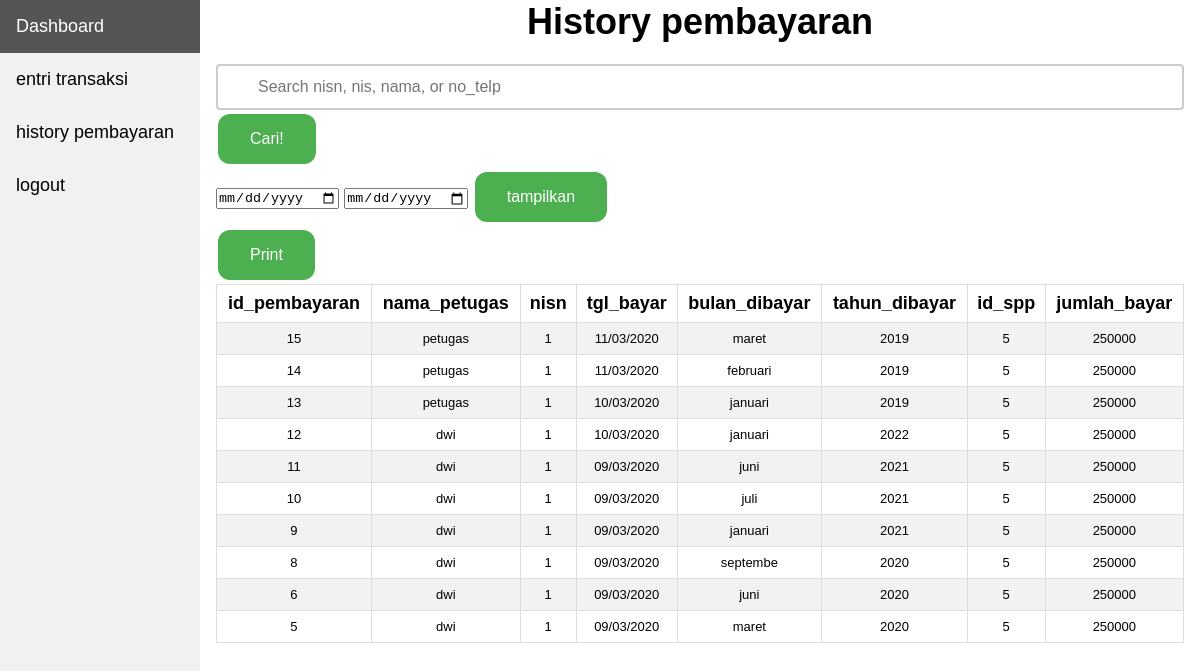
Screenshot of /petugas/history_pembayaran.php (signed in) with the database file from the repository.
### tables this page shows
CREATE TABLE IF NOT EXISTS `pembayaran` (
  `id_pembayaran` int(11) NOT NULL AUTO_INCREMENT,
  `id_petugas` int(11) DEFAULT NULL,
  `nisn` varchar(10) NOT NULL,
  `tgl_bayar` date NOT NULL,
  `bulan_dibayar` varchar(8) NOT NULL,
  `tahun_dibayar` varchar(4) NOT NULL,
  `id_spp` int(11) DEFAULT NULL,
  `jumlah_bayar` int(11) NOT NULL,
  PRIMARY KEY (`id_pembayaran`),
  KEY `id_petugas` (`id_petugas`,`nisn`,`id_spp`),
  KEY `nisn` (`nisn`),
  KEY `id_spp` (`id_spp`)
);

CREATE TABLE IF NOT EXISTS `petugas` (
  `id_petugas` int(11) NOT NULL AUTO_INCREMENT,
  `username` varchar(25) NOT NULL,
  `password` varchar(32) NOT NULL,
  `nama_petugas` varchar(35) NOT NULL,
  `level` enum('admin','petugas') NOT NULL,
  PRIMARY KEY (`id_petugas`),
  UNIQUE KEY `username` (`username`)
);

### functions/functions.php (called while the page is built, shortened)
<?php
$conn = mysqli_connect("localhost", "root", "", "db_spp");
function query($query) {
	global $conn;
	$result = mysqli_query($conn, $query);
	$rows = array();
	while ( $row = mysqli_fetch_assoc($result) ) {
		$rows[] = $row;
	}
	return $rows;
}
 ?>

### petugas/history_pembayaran.php (the view, shortened to what this page needs)
<?php
require '../functions/functions.php';
$pembayaran = query("SELECT *  FROM `pembayaran` ORDER BY tgl_bayar DESC");
 ?>
<?php include 'header_petugas.php'; ?>
<!DOCTYPE html>
<html>
<head>
</head>
<link rel="stylesheet" type="text/css" href="../admin/css/style.css">
<body>
	<div class="content">
		<h1 class="1">History pembayaran</h1>
		<br>
<form method="post">
  <input type="text" class="input1" autofocus name="keyword" placeholder="Search nisn, nis, nama, or no_telp" autocomplete="off"id="keyword">
  <button type="submit" hidden="" name="cari" id="tombol-cari">Cari!</button>
</form>
<form method="post">
	<input type="date" name="date1" class="date">
	<input type="date" name="date2" class="date">
	<button type="submit" name="cari2" class="date">tampilkan</button>
</form>
<button class="date" onclick="myFunction()">Print</button>
		<table border="1" cellpadding="10" cellspacing="0  ">
 		<tr>
 			<th>id_pembayaran</th>
 			<th>nama_petugas</th>
 			<th>nisn</th>
 			<th>tgl_bayar</th>
			<th>bulan_dibayar</th>
			<th>tahun_dibayar</th>
			<th>id_spp</th>
			<th>jumlah_bayar</th>
 		</tr>
 		<?php foreach ($pembayaran as $row): ?>
 		<tr>
 			<td><?= $row["id_pembayaran"]; ?></td>
 			<?php
 			$nama = $row["id_petugas"];
 			$nama_petugas = query("SELECT nama_petugas FROM petugas WHERE id_petugas = '$nama'");
 			?>
 			<td><?= $nama_petugas[0]["nama_petugas"]; ?></td>
 			<td><?= $row["nisn"]; ?></td>
 			<?php $tgl = $row['tgl_bayar']; ?>
 			<td><?= date("d/m/Y", strtotime($tgl)); ?></td>
			<td><?= $row["bulan_dibayar"]; ?></td>
			<td><?= $row["tahun_dibayar"]; ?></td>
			<td><?= $row["id_spp"]; ?></td>
			<td><?= $row["jumlah_bayar"]; ?></td>
 		</tr>
 	<?php endforeach; ?>
 	</table>
	</div>
</body>
</html>

### admin/css/style.css (style rules this page uses)
* { padding:0; margin:0; }
body { font-family:Verdana, Geneva, sans-serif; font-size:18px; background-color:#FFF }
td { font-size: 13px; margin: 10px; }
input[type=text] { width: 130px; box-sizing: border-box; border: 2px solid #ccc; border-radius: 4px; font-size: 16px; background-color: white; background-image: url('searchicon.png'); background-position: 10px 10px; background-repeat: no-repeat; padding: 12px 20px 12px 40px; transition: width 0.4s ease-in-out; float: left; }
form .input1 { width: 100%; box-sizing: border-box; border: 2px solid #ccc; border-radius: 4px; font-size: 16px; background-color: white; background-image: url('searchicon.png'); background-position: 10px 10px; background-repeat: no-repeat; padding: 12px 20px 12px 40px; transition: width 0.4s ease-in-out; float: left; }
table { border-collapse: collapse; border-spacing: 0; width: 100%; border: 1px solid #ddd; float: left; }
th, td { text-align: center; padding: 8px; }
tr:nth-child(even) { background-color: #f2f2f2 }
h1 { text-align: center; }
button { background-color: #4CAF50; border: none; color: white; padding: 16px 32px; text-align: center; text-decoration: none; display: inline-block; font-size: 16px; border-radius: 12px; margin: 4px 2px; cursor: pointer; }

### petugas/header_petugas.php (style rules this page uses)
body { margin: 0; font-family: "Lato", sans-serif; }
div.content { margin-left: 200px; padding: 1px 16px; height: 655px; }

### rows the page displays
pembayaran: id_pembayaran "15", id_petugas.nama_petugas "petugas", nisn "1", tgl_bayar "11/03/2020", bulan_dibayar "maret", tahun_dibayar "2019", id_spp "5", jumlah_bayar "250000"
pembayaran: id_pembayaran "14", id_petugas.nama_petugas "petugas", nisn "1", tgl_bayar "11/03/2020", bulan_dibayar "februari", tahun_dibayar "2019", id_spp "5", jumlah_bayar "250000"
pembayaran: id_pembayaran "13", id_petugas.nama_petugas "petugas", nisn "1", tgl_bayar "10/03/2020", bulan_dibayar "januari", tahun_dibayar "2019", id_spp "5", jumlah_bayar "250000"
pembayaran: id_pembayaran "12", id_petugas.nama_petugas "dwi", nisn "1", tgl_bayar "10/03/2020", bulan_dibayar "januari", tahun_dibayar "2022", id_spp "5", jumlah_bayar "250000"
pembayaran: id_pembayaran "11", id_petugas.nama_petugas "dwi", nisn "1", tgl_bayar "09/03/2020", bulan_dibayar "juni", tahun_dibayar "2021", id_spp "5", jumlah_bayar "250000"
pembayaran: id_pembayaran "10", id_petugas.nama_petugas "dwi", nisn "1", tgl_bayar "09/03/2020", bulan_dibayar "juli", tahun_dibayar "2021", id_spp "5", jumlah_bayar "250000"
pembayaran: id_pembayaran "9", id_petugas.nama_petugas "dwi", nisn "1", tgl_bayar "09/03/2020", bulan_dibayar "januari", tahun_dibayar "2021", id_spp "5", jumlah_bayar "250000"
pembayaran: id_pembayaran "8", id_petugas.nama_petugas "dwi", nisn "1", tgl_bayar "09/03/2020", bulan_dibayar "septembe", tahun_dibayar "2020", id_spp "5", jumlah_bayar "250000"
pembayaran: id_pembayaran "6", id_petugas.nama_petugas "dwi", nisn "1", tgl_bayar "09/03/2020", bulan_dibayar "juni", tahun_dibayar "2020", id_spp "5", jumlah_bayar "250000"
pembayaran: id_pembayaran "5", id_petugas.nama_petugas "dwi", nisn "1", tgl_bayar "09/03/2020", bulan_dibayar "maret", tahun_dibayar "2020", id_spp "5", jumlah_bayar "250000"
